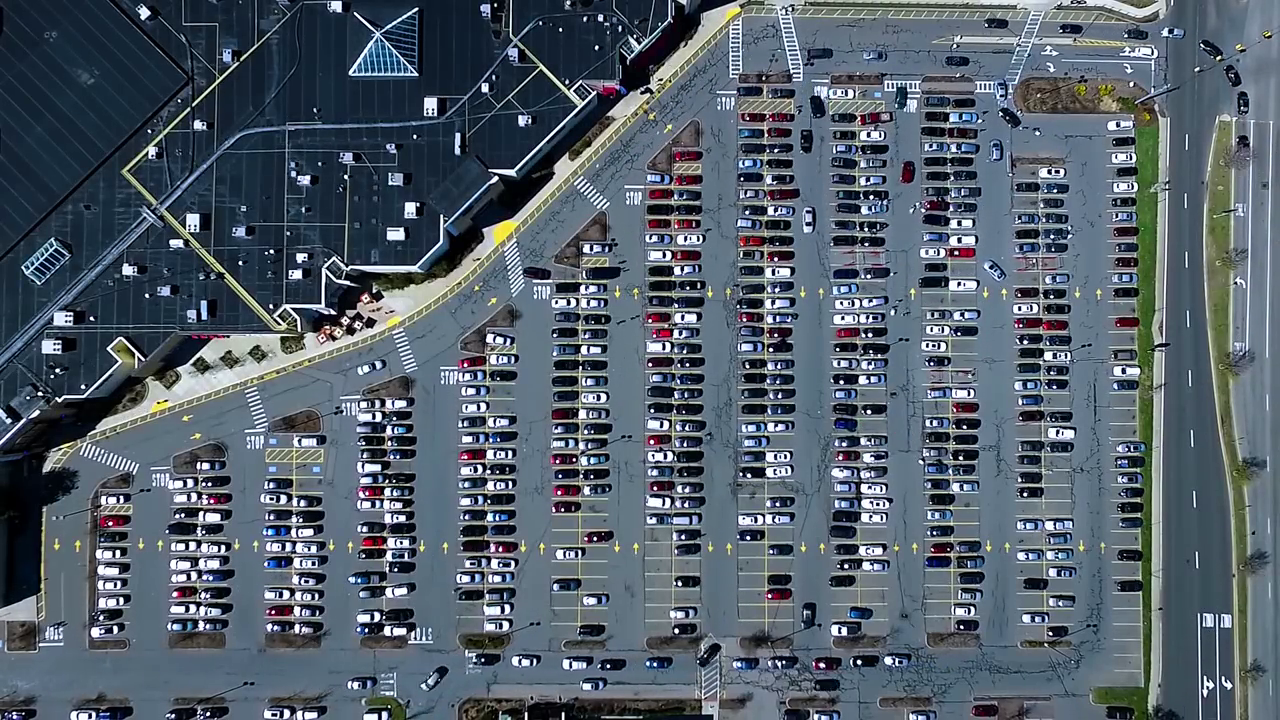
#> input picture parking_lot_monitoring_system_OpenCV/busy_lot.png, 1280 x 720 px
$ python -i Main3.py   (imports and definitions only)
#> lines starting #> are read from the running program, lines starting #| are printed output that depends on the picture
import cv2
import numpy as np
import pickle
import time
import csv
import os
from collections import Counter

# Loading list of parking space coordinates from a pickle file
# [2 lines not run here, left out]

# Dimensions of each parking space
width, height = 27, 15

# Dictionary to store the timestamps for each parking spot
parking_times = {}
# List to store parking records
parking_records = []

# Function to check the status of each parking space in the given frame
def check_parking_space(img):
    free_spaces = 0
    current_time = time.time()

    for pos in pos_list:
        img_crop = img[pos[1]:pos[1] + height, pos[0]:pos[0] + width]
        contours, _ = cv2.findContours(img_crop, cv2.RETR_EXTERNAL, cv2.CHAIN_APPROX_SIMPLE)
        car_detected = False

        if pos not in parking_times:
            parking_times[pos] = {'enter': None, 'exit': None, 'color': None}

        for contour in contours:
            area = cv2.contourArea(contour)
            if area > 100:  # Minimum area to be considered as a car
                car_detected = True

                # Mask for the contour
                mask = np.zeros(img_crop.shape, dtype=np.uint8)
                cv2.drawContours(mask, [contour], -1, 255, thickness=cv2.FILLED)

                # Get the dominant color inside the contour
                dominant_color = get_dominant_color(frame[pos[1]:pos[1] + height, pos[0]:pos[0] + width], mask)
                car_color = detect_car_color(dominant_color)
                parking_times[pos]['color'] = car_color
                cv2.putText(frame, car_color, (pos[0], pos[1] + height - 5), cv2.FONT_HERSHEY_COMPLEX_SMALL, 0.5, (0, 0, 255), 1)
                break

        if car_detected:
            color = (0, 0, 255)
            if parking_times[pos]['enter'] is None:
                parking_times[pos]['enter'] = current_time
        else:
            color = (0, 255, 0)
            if parking_times[pos]['enter'] is not None and parking_times[pos]['exit'] is None:
                parking_times[pos]['exit'] = current_time
                parked_duration = current_time - parking_times[pos]['enter']
                if parked_duration > 2:
                    parking_records.append({
                        'position': pos,
                        'entry_time': round(parking_times[pos]['enter'], 2),
                        'exit_time': round(parking_times[pos]['exit'], 2),
                        'duration': round(parked_duration, 2),
                        'color': parking_times[pos]['color']
                    })
                    print(f"Vehicle left spot {pos}. Parked for {parked_duration:.2f} seconds. Color: {parking_times[pos]['color']}")
                parking_times[pos] = {'enter': None, 'exit': None, 'color': None}
            free_spaces += 1

        # Drawing a rectangle around the parking space and displaying the count of non-zero pixels inside it
        cv2.rectangle(frame, pos, (pos[0] + width, pos[1] + height), color, 1)
        cv2.putText(frame, str(cv2.countNonZero(img_crop)), (pos[0], pos[1] + height - 5), cv2.FONT_HERSHEY_COMPLEX_SMALL, 0.5, color, 1)

    # Displaying the total number of free parking spaces out of the total number of parking spaces
    cv2.putText(frame, f'{free_spaces} / {len(pos_list)}', (100, 100), cv2.FONT_HERSHEY_SIMPLEX, 2, (255, 0, 255), 3)

# [52 lines left out: functions get_dominant_color, detect_car_color, hue_to_color, not called in this run]

# [1 line not run here, left out]

# [1 line that did not run here, left out]
# [1 line that did not run here, left out]
fps = 30

fourcc = cv2.VideoWriter_fourcc(*'mp4v')
# [1 line that did not run here, left out]

# [35 lines not run here, left out]

>>> import cv2
>>> picture = cv2.imread('busy_lot.png', cv2.IMREAD_GRAYSCALE)
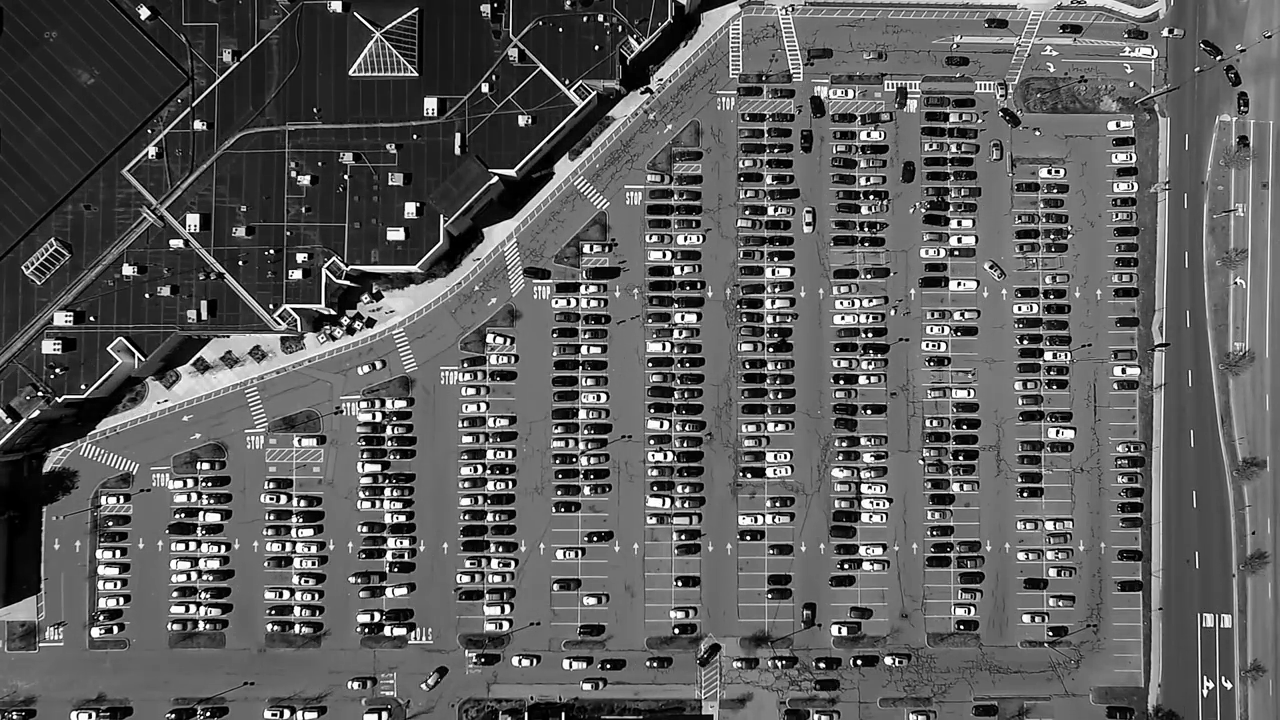
#> picture: shape (720, 1280); min 0, max 255, mean 92.3
#> after the loop in check_parking_space, `for pos in pos_list:`: free_spaces = 0; parking_records = []; parking_times = 0 items
#> (the run stopped early here; a loop or call above may not have finished)
